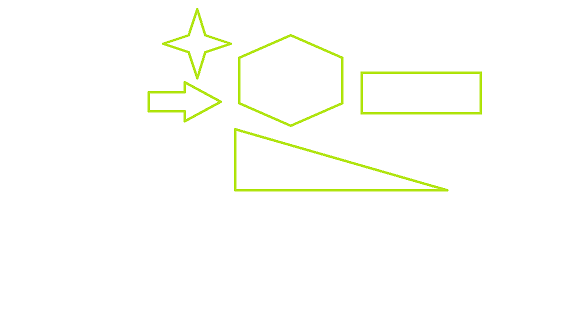
#> input picture 3- Image Processing ( 3 Sprints )/Sprint 9/Task 3/Images/corner1.png, 576 x 324 px
$ jupyter execute S9_T3.ipynb   (shell and % lines are left out)   (text cells are left out)
#> lines starting #> are read from the running program, lines starting #| are printed output that depends on the picture; after the words box and inside, x2 and y2 are one past the last pixel; in counts of white or black regions, pixels touching at a corner belong together
[cell 1]
import numpy as np
import cv2
import matplotlib.pyplot as plt

# read the image
img = cv2.imread('Images/corner1.png')
#> img is the input picture: shape (324, 576, 3); mean B, G, R 250.1, 254.4, 253.4

# convert image to gray scale image
gray = cv2.cvtColor(img, cv2.COLOR_BGR2GRAY)
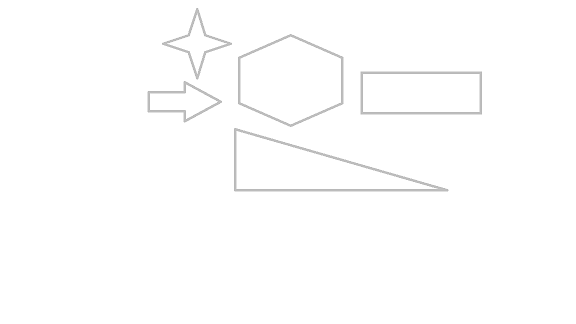
#> gray: shape (324, 576); min 179, max 255, mean 253.6

# detect corners with the goodFeaturesToTrack function.
# corners = cv.goodFeaturesToTrack(image, maxCorners, qualityLevel,
#                                  minDistance, corners, mask, blockSize,
#                                  useHarrisDetector)
'''
mask: region of interest.
      If the image is not empty (it needs to have the type CV_8UC1 and the same size as image ),
      it specifies the region in which the corners are detected.
blockSize : Size of an average block for computing a derivative covariation matrix over each pixel neighborhood.
useHarrisDetector: Parameter indicating whether to use a Harris detector (see cornerHarris) or cornerMinEigenVal.
k : Free parameter of the Harris detector.
'''
corners = cv2.goodFeaturesToTrack(gray, 28, 0.01, 10)
#> corners = 28 rows, first 8: [231, 43], [162, 43], [197, 8], [221, 101], [197, 78], [447, 190], [184, 121], [184, 81]
# int0: used for converting bounding box floating point values to int in OpenCV problems.
corners = np.int0(corners)

# we iterate through each corner,
# making a circle at each point that we think is a corner.
img_copy = np.copy(img)
for i in corners:
    # np.ravel(array, order = ‘C’)
    # returns contiguous flattened array(1D array with all the input-array elements and with the same type as it)
    x, y = i.ravel()
    cv2.circle(img_copy, (x, y), 3, 255, 2)
#> this loop made 28 passes
#> (x, y) on passes 1 to 12: (231, 43), (162, 43), (197, 8), (221, 101), (197, 78), (447, 190), (184, 121), (184, 81), (363, 111), (150, 109), (363, 74), (237, 132)
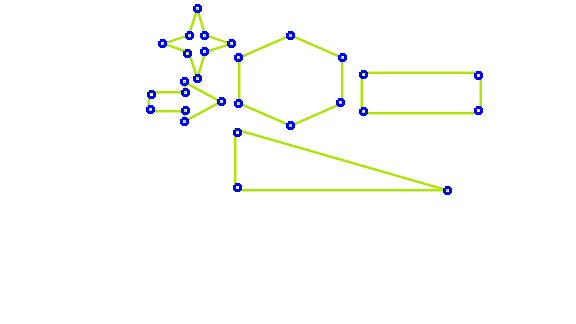
#> img_copy: shape (324, 576, 3); 0.89% of pixels changed, all inside (x1, y1, x2, y2) = (146, 4, 483, 195)

f, (ax1, ax2) = plt.subplots(1, 2, figsize=(20,20))
ax1.set_title('Main Image')
ax1.imshow(img)
ax2.set_title('Detected Corners')
ax2.imshow(img_copy)
#> figure, not shown here; B, G, R data is drawn as R, G, B

[cell 2]
import cv2
import numpy as np
import matplotlib.pyplot as plt

# capture frames from a camera
cap = cv2.VideoCapture(0)

# loop runs if capturing has been initialized
while(1):

    # reads frames from a camera
    ret, frame = cap.read()
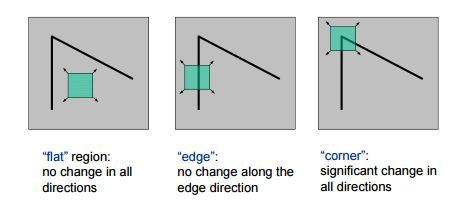
#> input picture 3- Image Processing ( 3 Sprints )/Sprint 9/Task 3/Images/corner.jpg, 475 x 217 px, given in place of the camera
#> frame is the input picture: shape (217, 475, 3); mean B, G, R 220.6, 221.1, 219.1
    frame_rgb = cv2.cvtColor(frame, cv2.COLOR_BGR2RGB)

    edges = cv2.Canny(frame,100,200)
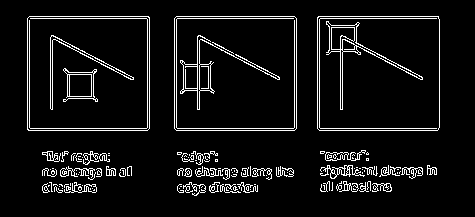
#> edges: shape (217, 475); 6.9% white in thin lines or dots, all inside (x1, y1, x2, y2) = (27, 16, 440, 196)

    # Display edges in a frame
    cv2.imshow('Edges',edges)

    # Wait for Esc key to stop
    k = cv2.waitKey(5) & 0xFF
#> (key Esc is pressed here)
    if k == 27:
        break

# Close the window
cap.release()

# De-allocate any associated memory usage
cv2.destroyAllWindows()

f, (ax1, ax2) = plt.subplots(1, 2, figsize=(20,20))
ax1.set_title('Main Image')
ax1.imshow(frame_rgb)
ax2.set_title('Detected edges')
ax2.imshow(edges, cmap='gray')

[cell 3]
import matplotlib.pyplot as plt
import numpy as np
import cv2


# Read in the image
image = cv2.imread('Images/waffle.jpg')
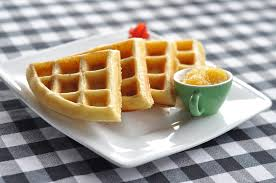
#> input picture 3- Image Processing ( 3 Sprints )/Sprint 9/Task 3/Images/waffle.jpg, 276 x 183 px
#> image is the input picture: shape (183, 276, 3); mean B, G, R 144.3, 155.8, 165.1

# Make a copy of the image
image_copy = np.copy(image)

# Change color to RGB (from BGR)
image_copy = cv2.cvtColor(image_copy, cv2.COLOR_BGR2RGB)

# Convert to grayscale
gray = cv2.cvtColor(image_copy, cv2.COLOR_RGB2GRAY)
#> gray: shape (183, 276)
gray = np.float32(gray)

# Detect corners
# cv2.cornerHarris(src, dest, blockSize, kSize, freeParameter, borderType)
# freeParameter --> determine which point are consider corner
'''
src : Input single-channel 8-bit or floating-point image.
dst : Image to store the Harris detector responses. It has the type CV_32FC1 and the same size as src .
blockSize : Neighborhood size.
ksize : Aperture parameter for the Sobel operator.
k : Harris detector free parameter.
borderType : Pixel extrapolation method.
'''
# R = det(M) - k(trace(M))^2
# R = λ1 λ2  -  k (λ1 + λ2)^2
dst = cv2.cornerHarris(gray, 2, 3, 0.02)

# Dilate corner image to enhance corner points
dst = cv2.dilate(dst,None)
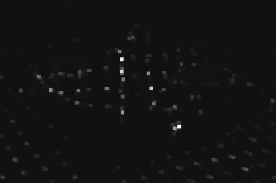
#> dst: shape (183, 276) float32; min -2121564.5, max 28190172, mean 204660.2; drawn with min black and max white


# Define a threshold for extracting strong corner
# this value may vary depending on the image
# dst.max() --> return maximum corner detection value
thresh = 0.1 * dst.max()
#> thresh = 2819017.2

# Create an image copy to draw corners on
corner_image = np.copy(image_copy)

# Iterate through all the corners and draw them on the image (if they pass the threshold)
for j in range(0, dst.shape[0]):
    for i in range(0, dst.shape[1]):
        if(dst[j,i] > thresh):
            # image, center pt, radius, color, thickness
            cv2.circle( corner_image, (i, j), 1, (0,255,0), 1)
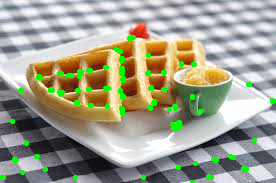
#> corner_image: shape (183, 276, 3); mean R, G, B 159.3, 159.9, 140.5

f, (ax1, ax2, ax3) = plt.subplots(1, 3, figsize=(20,20))
ax1.set_title('Main Image')
ax1.imshow(image_copy)
ax2.set_title('corner Harris')
ax2.imshow(dst, cmap='gray')
ax3.set_title('corner image')
ax3.imshow(corner_image)

[cell 4]
import cv2
import numpy as np
import matplotlib.pyplot as plt

# path to input image specified and
# image is loaded with imread command
img = cv2.imread('Images/bird.jpeg')
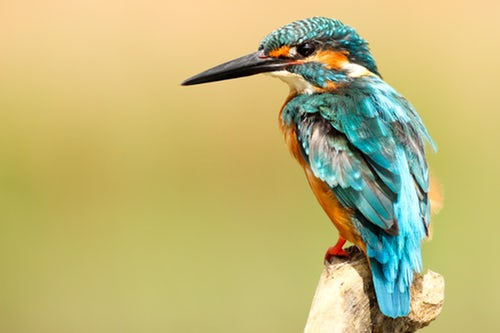
#> input picture 3- Image Processing ( 3 Sprints )/Sprint 9/Task 3/Images/bird.jpeg, 500 x 333 px
#> img is the input picture: shape (333, 500, 3); mean B, G, R 118.4, 182.1, 191.9
img_rgb = cv2.cvtColor(img, cv2.COLOR_BGR2RGB)

# convert image to grayscale
gray_img = cv2.cvtColor(img, cv2.COLOR_BGR2GRAY)
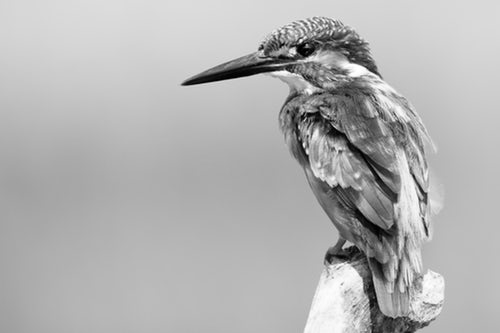
#> gray_img: shape (333, 500); min 0, max 255, mean 177.8

# Shi-Tomasi corner detection function
# We are detecting only 100 best corners here
# cv2.goodFeaturesToTrack(gray_img, max-corners, Quality-level , Minmum-distance, blockSize, useHarrisDetector)
corners = cv2.goodFeaturesToTrack(gray_img, 100, 0.01, 10)
#> corners = 100 rows, first 8: [338, 184], [262, 45], [306, 44], [294, 48], [339, 150], [307, 135], [343, 249], [327, 33]

# convert corners values to integer
# So that we will be able to draw circles on them
corners = np.int0(corners)

img_copy = np.copy(img_rgb)
# draw red color circles on all corners
for i in corners:
    # np.ravel(array, order = ‘C’)
    # returns contiguous flattened array(1D array with all the input-array elements and with the same type as it)
    x, y = i.ravel()
    # cv2.circle(image, center pt, radius, color, thickness)
    cv2.circle(img_copy, (x, y), 3, (255, 0, 0), -1)
#> this loop made 100 passes
#> (x, y) on passes 1 to 12: (338, 184), (262, 45), (306, 44), (294, 48), (339, 150), (307, 135), (343, 249), (327, 33), (181, 84), (304, 146), (426, 193), (320, 107)
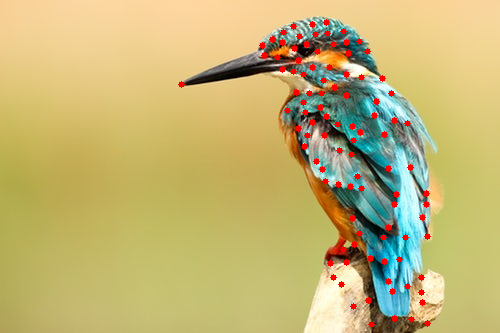
#> img_copy: shape (333, 500, 3); mean R, G, B 194.3, 179.7, 116.2

f, (ax1, ax2) = plt.subplots(1, 2, figsize=(20,20))
ax1.set_title('Main Image')
ax1.imshow(img_rgb)
ax2.set_title('Shi-Tomasi corner')
ax2.imshow(img_copy)
